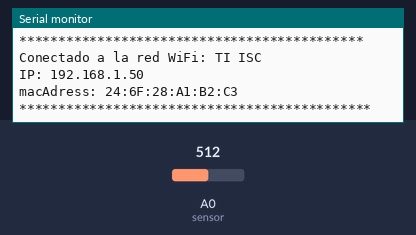
Simulated run of this sketch. Board: ESP8266 (NodeMCU). Shown: the last lines printed to the serial monitor. Inputs (shaded band) come from the test bench; at power-on: A0 (sensor) = 512. WiFi joins after 1.5 s; servers stay silent unless stated.

Above: at 2.7 s.
2.8 s: A0 (sensor) set to 122
At 4.6 s:
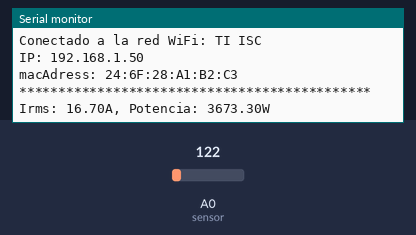
5.1 s: A0 (sensor) set to 40
At 6.2 s:
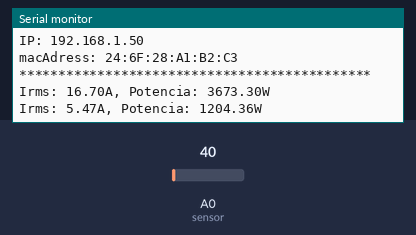

Measured:
- after the input at 2.8 s, the serial monitor: prints a new line after 0.81 s (image 1)
- after the input at 5.1 s, the serial monitor: prints a new line after 0.61 s (image 2)

The sketch:

aperaje1.ino
```cpp
#include <ESP8266WiFi.h>

String ssid     = "TI ISC";
String password = "Qwerty*2022";
String host ="192.168.100.16";

byte cont = 0;
byte max_intentos = 50;

String dato;
float aux=35;
WiFiClient cliente;

void setup() {
  Serial.begin(115200);
  Serial.println("\n");

  // Conexión WIFI
  WiFi.begin(ssid, password);
  while (WiFi.status() != WL_CONNECTED and cont < max_intentos) { //Cuenta hasta 50 si no se puede conectar lo cancela
    cont++;
    delay(500);
    Serial.print(".");
  }

Serial.println("");

  if (cont < max_intentos) {  //Si se conectó
      Serial.println("********************************************");
      Serial.print("Conectado a la red WiFi: ");
      Serial.println(WiFi.SSID());
      Serial.print("IP: ");
      Serial.println(WiFi.localIP());
      Serial.print("macAdress: ");
      Serial.println(WiFi.macAddress());
      Serial.println("*********************************************");
  }
  else { //No se conectó
      Serial.println("------------------------------------");
      Serial.println("Error de conexion");
      Serial.println("------------------------------------");
  }
}

void loop() {

  if(!cliente.connect(host,80)){//conexion al host
    Serial.println("Conexion fallida");
    return;
  }

  float Irms=get_corriente(); //Corriente eficaz (A)

  float P=Irms*220.0; // P=IV (Watts)
  float error_relativo;

  error_relativo = abs(Irms - aux)/ aux;

  if(error_relativo > 0.05){
      Serial.print("Irms: ");

      if(Irms >30){
        Serial.print(0.0);
      }else{
      Serial.print(Irms,2);
      }

      Serial.print("A, Potencia: ");

      if(Irms >30){
        Serial.print(0.0);
      }else{
      Serial.print(P,2);
      }

      Serial.println("W");
      //delay(100);
      aux = Irms;


      if(Irms>30){
        dato="corriente=0&potencia=0";
      }else{
        dato="corriente="+String(Irms,2)+"&potencia="+String(P, 2);
      }
      cliente.print("GET /pruebaESP/esp.php?"+dato+"\r\n");
      cliente.print("Host: "+host+"\r\n");

  }
}

float get_corriente()
{
  float voltajeSensor;
  float corriente=0;
  float Sumatoria=0;
  long tiempo=millis();
  int N=0;
  while(millis()-tiempo<500)//Duración 0.5 segundos(Aprox. 30 ciclos de 60Hz)
  {
    voltajeSensor = analogRead(A0) * (3.3 / 1023.0);////voltaje del sensor
    corriente=voltajeSensor*30.0; //corriente=VoltajeSensor*(30A/1V)
    Sumatoria=Sumatoria+sq(corriente);//Sumatoria de Cuadrados
    N=N+1;
    delay(1);
  }
  Sumatoria=Sumatoria*2;//Para compensar los cuadrados de los semiciclos negativos.
  corriente=sqrt((Sumatoria)/N); //ecuación del RMS
  //String c = String(corriente,2);
  //corriente= c.toFloat();

  if(corriente > 30){
    corriente = 35;
  }

  return(corriente);
}
```
